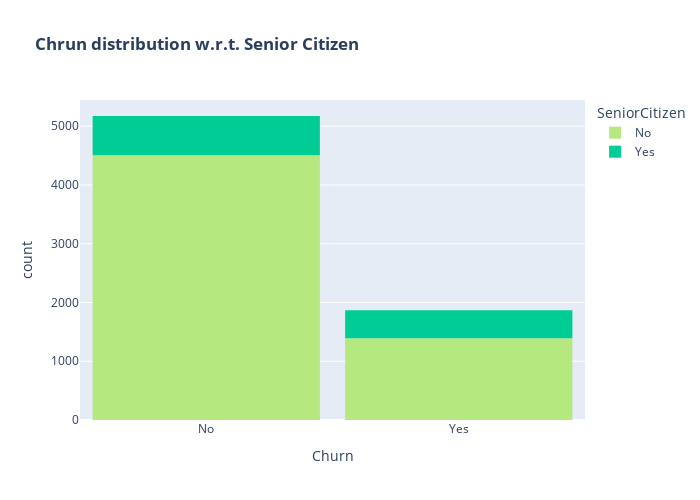

Notebook code cell kept with this figure:
### Markdown cell above
Customers that doesn't have partners are more likely to churn

### Code cell
color_map = {"Yes": '#00CC96', "No": '#B6E880'}
fig = px.histogram(df, x="Churn", color="SeniorCitizen", title="<b>Chrun distribution w.r.t. Senior Citizen</b>", color_discrete_map=color_map)
fig.update_layout(width=700, height=500, bargap=0.1)
fig.show()

### Figure 1 — Plotly figure (JSON) as saved in the notebook; plotly's stock layout.template omitted (floating-point values rounded to 4 significant figures; data arrays with more than 128 entries replaced by an {"elided": "..."} marker saying what was removed)
{"data": [{"alignmentgroup": "True", "bingroup": "x", "hovertemplate": "SeniorCitizen=No<br>Churn=%{x}<br>count=%{y}<extra></extra>", "legendgroup": "No", "marker": {"color": "#B6E880", "pattern": {"shape": ""}}, "name": "No", "offsetgroup": "No", "orientation": "v", "showlegend": true, "type": "histogram", "x": {"elided": "5901 str values"}, "xaxis": "x", "yaxis": "y"}, {"alignmentgroup": "True", "bingroup": "x", "hovertemplate": "SeniorCitizen=Yes<br>Churn=%{x}<br>count=%{y}<extra></extra>", "legendgroup": "Yes", "marker": {"color": "#00CC96", "pattern": {"shape": ""}}, "name": "Yes", "offsetgroup": "Yes", "orientation": "v", "showlegend": true, "type": "histogram", "x": {"elided": "1142 str values"}, "xaxis": "x", "yaxis": "y"}], "layout": {"bargap": 0.1, "barmode": "relative", "height": 500, "legend": {"title": {"text": "SeniorCitizen"}, "tracegroupgap": 0}, "title": {"text": "<b>Chrun distribution w.r.t. Senior Citizen</b>"}, "width": 700, "xaxis": {"anchor": "y", "domain": [0, 1], "title": {"text": "Churn"}}, "yaxis": {"anchor": "x", "domain": [0, 1], "title": {"text": "count"}}}}
